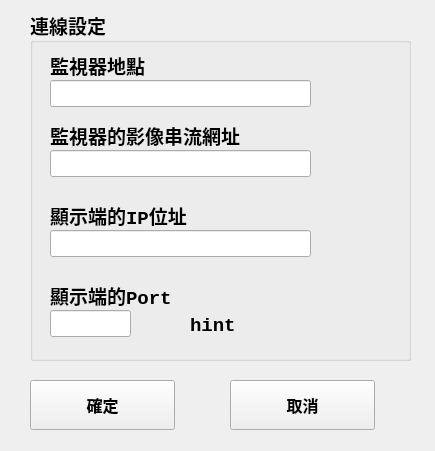
<?xml version="1.0" encoding="UTF-8"?>
<ui version="4.0">
 <class>connection</class>
 <widget class="QWidget" name="connection">
  <property name="geometry">
   <rect>
    <x>0</x>
    <y>0</y>
    <width>435</width>
    <height>451</height>
   </rect>
  </property>
  <property name="font">
   <font>
    <family>思源黑體 TWHK Medium</family>
    <pointsize>12</pointsize>
    <weight>75</weight>
    <bold>true</bold>
   </font>
  </property>
  <property name="windowTitle">
   <string>連線設定</string>
  </property>
  <widget class="QGroupBox" name="groupBox">
   <property name="geometry">
    <rect>
     <x>30</x>
     <y>10</y>
     <width>381</width>
     <height>351</height>
    </rect>
   </property>
   <property name="font">
    <font>
     <pointsize>14</pointsize>
    </font>
   </property>
   <property name="title">
    <string>連線設定</string>
   </property>
   <widget class="QLabel" name="label">
    <property name="geometry">
     <rect>
      <x>20</x>
      <y>110</y>
      <width>281</width>
      <height>31</height>
     </rect>
    </property>
    <property name="font">
     <font>
      <family>Consolas</family>
      <pointsize>14</pointsize>
     </font>
    </property>
    <property name="text">
     <string>監視器的影像串流網址</string>
    </property>
   </widget>
   <widget class="QLabel" name="hint">
    <property name="geometry">
     <rect>
      <x>160</x>
      <y>300</y>
      <width>201</width>
      <height>31</height>
     </rect>
    </property>
    <property name="font">
     <font>
      <family>Consolas</family>
      <pointsize>14</pointsize>
     </font>
    </property>
    <property name="text">
     <string>hint</string>
    </property>
   </widget>
   <widget class="QLineEdit" name="stream_address">
    <property name="geometry">
     <rect>
      <x>20</x>
      <y>140</y>
      <width>261</width>
      <height>27</height>
     </rect>
    </property>
   </widget>
   <widget class="QLabel" name="label_2">
    <property name="geometry">
     <rect>
      <x>20</x>
      <y>190</y>
      <width>341</width>
      <height>31</height>
     </rect>
    </property>
    <property name="font">
     <font>
      <family>Consolas</family>
      <pointsize>14</pointsize>
     </font>
    </property>
    <property name="text">
     <string>顯示端的IP位址</string>
    </property>
   </widget>
   <widget class="QLineEdit" name="server_ip">
    <property name="geometry">
     <rect>
      <x>20</x>
      <y>220</y>
      <width>261</width>
      <height>27</height>
     </rect>
    </property>
   </widget>
   <widget class="QLabel" name="label_3">
    <property name="geometry">
     <rect>
      <x>20</x>
      <y>270</y>
      <width>291</width>
      <height>31</height>
     </rect>
    </property>
    <property name="font">
     <font>
      <family>Consolas</family>
      <pointsize>14</pointsize>
     </font>
    </property>
    <property name="text">
     <string>顯示端的Port</string>
    </property>
   </widget>
   <widget class="QLineEdit" name="server_port">
    <property name="geometry">
     <rect>
      <x>20</x>
      <y>300</y>
      <width>81</width>
      <height>27</height>
     </rect>
    </property>
   </widget>
   <widget class="QLabel" name="label_4">
    <property name="geometry">
     <rect>
      <x>20</x>
      <y>40</y>
      <width>281</width>
      <height>31</height>
     </rect>
    </property>
    <property name="font">
     <font>
      <family>Consolas</family>
      <pointsize>14</pointsize>
     </font>
    </property>
    <property name="text">
     <string>監視器地點</string>
    </property>
   </widget>
   <widget class="QLineEdit" name="cam_location">
    <property name="geometry">
     <rect>
      <x>20</x>
      <y>70</y>
      <width>261</width>
      <height>27</height>
     </rect>
    </property>
   </widget>
  </widget>
  <widget class="QPushButton" name="pushButton_ok">
   <property name="geometry">
    <rect>
     <x>30</x>
     <y>380</y>
     <width>145</width>
     <height>50</height>
    </rect>
   </property>
   <property name="text">
    <string>確定</string>
   </property>
  </widget>
  <widget class="QPushButton" name="pushButton_cancel">
   <property name="geometry">
    <rect>
     <x>230</x>
     <y>380</y>
     <width>145</width>
     <height>50</height>
    </rect>
   </property>
   <property name="text">
    <string>取消</string>
   </property>
  </widget>
 </widget>
 <resources/>
 <connections/>
</ui>
